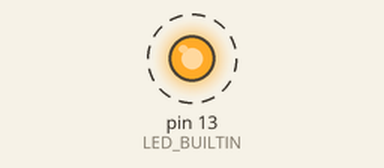
Simulated run of this sketch. Board: Arduino Uno, built with avr-gcc and run on an emulated ATmega328P. Parts: output pins drawn as LEDs (lit = HIGH). Dashed ring = blinking.

Above: at 0.2 s.
Timing chart, 0 to 3.0 s (numbered marks = the images above):
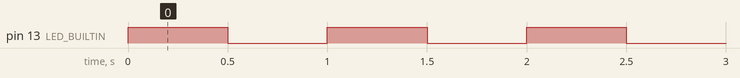

Measured:
- by itself, pin 13 (LED_BUILTIN): alternates HIGH for 0.50 s and LOW for 0.50 s

The sketch:

Sketch_LED_1HZ_blink_with_timer.ino
```cpp
void setup() {
  pinMode(LED_BUILTIN, OUTPUT);

  // Скидання регістрів таймера 1
  TCCR1A = 0;
  TCCR1B = 0;

  TCCR1B |= (1 << WGM12);  // Увімкнення режиму Clear Timer on Compare Match
  TCCR1B |= (1 << CS12) | (1 << CS10);


  OCR1A = 7812;

  TIMSK1 |= (1 << OCIE1A); // Увімкнення генерації переривання по збігу з OCR1A
}

void loop() {

}

// Обробник переривання
ISR(TIMER1_COMPA_vect) {
  digitalWrite(LED_BUILTIN, !digitalRead(LED_BUILTIN));
}
```
